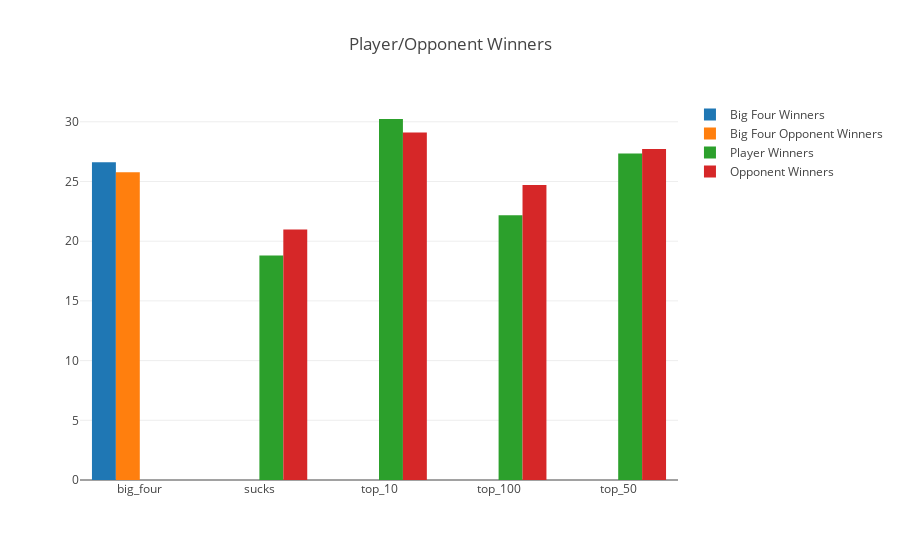

Write notebook code for a chart like this one.
### Code cell
layout = go.Layout(
    title = 'Player/Opponent Winners'
)

trace1 = go.Bar(
    x = ['big_four'],
    y = big_four_rally_df[big_four_rally_df['rank_label'] == 'big_four']['player_winners'],
    name = 'Big Four Winners'
)

trace2 = go.Bar(
    x = ['big_four'],
    y = big_four_rally_df[big_four_rally_df['rank_label'] == 'big_four']['opponent_winners'],
    name = 'Big Four Opponent Winners'
)

trace3 = go.Bar(
    x = rank_labeled_df['rank_label'],
    y = rank_labeled_df['player_winners'],
    name = 'Player Winners'
)

trace4 = go.Bar(
    x = rank_labeled_df['rank_label'],
    y = rank_labeled_df['opponent_winners'],
    name = 'Opponent Winners'
)

fig = go.Figure(data = [trace1, trace2, trace3, trace4], layout = layout)
iplot(fig)

### Figure 1 — Plotly figure (JSON) as saved in the notebook; plotly's stock layout.template omitted (floating-point values rounded to 4 significant figures)
{"data": [{"name": "Big Four Winners", "type": "bar", "uid": "f021aeec-30da-49fb-a546-22b393a01c89", "x": ["big_four"], "y": [26.61]}, {"name": "Big Four Opponent Winners", "type": "bar", "uid": "dc22e984-b7eb-488b-8120-c0293afe829b", "x": ["big_four"], "y": [25.78]}, {"name": "Player Winners", "type": "bar", "uid": "c89e35fe-d6b7-4f9c-a79b-c01d949c6839", "x": ["sucks", "top_10", "top_100", "top_50"], "y": [18.8, 30.23, 22.17, 27.35]}, {"name": "Opponent Winners", "type": "bar", "uid": "066a4286-042a-4187-8801-07719ce63c43", "x": ["sucks", "top_10", "top_100", "top_50"], "y": [20.97, 29.1, 24.7, 27.72]}], "layout": {"title": {"text": "Player/Opponent Winners"}}}
